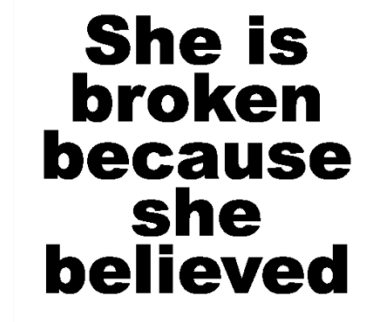
#> input picture h81.png, 387 x 322 px
$ python bai8.py
#> lines starting #> are read from the running program, lines starting #| are printed output that depends on the picture
import cv2
import numpy as np

# Đọc ảnh trắng đen từ file
image1 = cv2.imread('h81.png', cv2.IMREAD_GRAYSCALE)
#> image1 is the input picture: shape (322, 387); min 0, max 255, mean 190.6
image2 = cv2.imread('h82.png', cv2.IMREAD_GRAYSCALE)
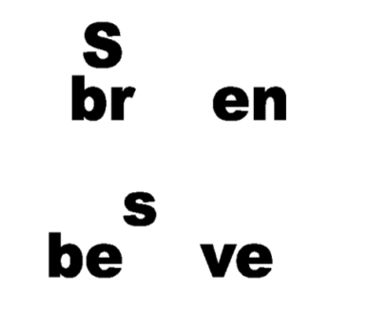
#> input picture h82.png, 387 x 322 px
#> image2 is the input picture: shape (322, 387); min 0, max 255, mean 236.8

# Kiểm tra xem ảnh có được đọc thành công không

# Chuyển đổi ảnh trắng đen thành ma trận số (NumPy array)
matrix1 = np.array(image1)
matrix2 = np.array(image2)

# In ra ma trận để kiểm tra (tuỳ chọn)
print("Ma trận số:")
print(matrix1)
#> (printed output is left out)
print(matrix2)
#> (printed output is left out)


matrix = matrix2 - matrix1
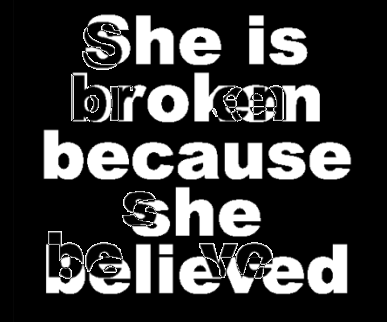
#> matrix: shape (322, 387); min 0, max 255, mean 57.4

# Lấy giá trị tuyệt đối của kết quả phép trừ
matrix3 = np.abs(matrix)

cv2.imshow('Ảnh Trắng Đen', matrix)

# Lưu ảnh trắng đen ra file
cv2.imwrite('bimat.png', matrix)

# Đợi người dùng nhấn phím để đóng cửa sổ ảnh
cv2.waitKey(0)
cv2.destroyAllWindows()
